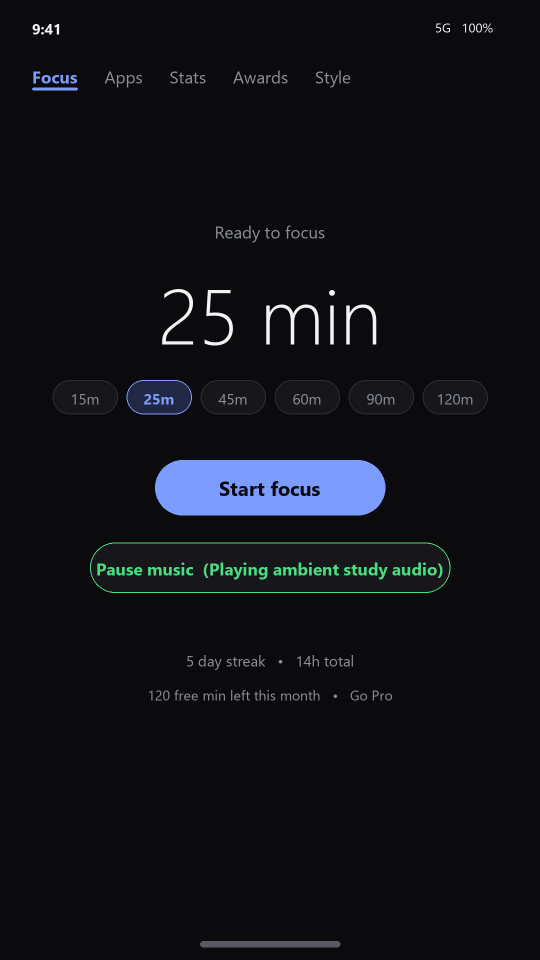
#> input picture docs/store/screenshot-1-focus.png, 1080 x 1920 px, given in place of focuslock_icon_v2_1794240689876.jpg, which was not available (shown at 1/2 size)
$ python make_store_images.py
#> lines starting #> are read from the running program, lines starting #| are printed output that depends on the picture
from PIL import Image
import os

src = r"C:\Users\HP\.gemini\antigravity\brain\ddb59aeb-6c71-4ea6-b530-856e48c69e88"
out = r"E:\Dev\focuslock\docs\store"
os.makedirs(out, exist_ok=True)

# Icon: Play requires exactly 512x512, 32-bit PNG. Crop to a square first, then resize.
icon = Image.open(os.path.join(src, "focuslock_icon_v2_1794240689876.jpg")).convert("RGB")
#> icon is the input picture: PIL image 1080x1920 RGB; mean R, G, B 16.2, 17.7, 21.8
w, h = icon.size
#> w = 1080; h = 1920
s = min(w, h)
#> s = 1080
icon = icon.crop(((w - s) // 2, (h - s) // 2, (w - s) // 2 + s, (h - s) // 2 + s)).resize((512, 512), Image.LANCZOS)
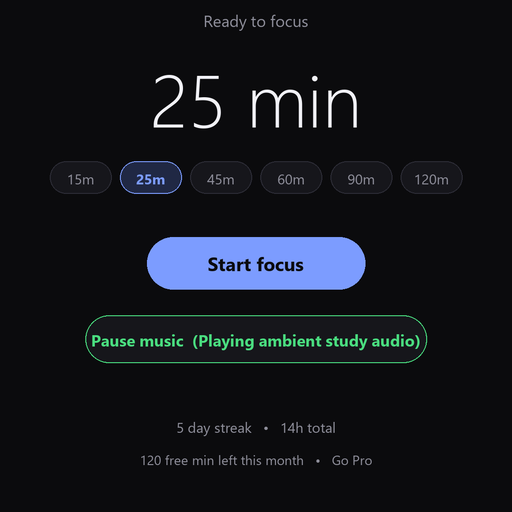
#> icon: PIL image 512x512 RGB; mean R, G, B 19.4, 22, 27.6
icon.convert("RGBA").save(os.path.join(out, "icon-512.png"))

# Feature graphic: exactly 1024x500. Crop to the 1024:500 aspect, then resize.
fg = Image.open(os.path.join(src, "focuslock_feature_graphic_1794240708968.jpg")).convert("RGB")
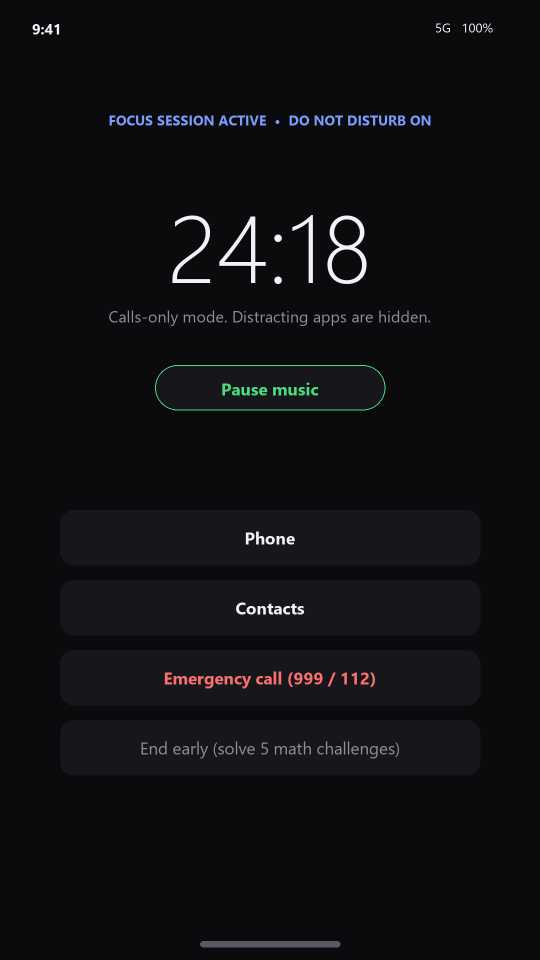
#> input picture docs/store/screenshot-2-session.png, 1080 x 1920 px, given in place of focuslock_feature_graphic_1794240708968.jpg, which was not available (shown at 1/2 size)
#> fg is the input picture: PIL image 1080x1920 RGB; mean R, G, B 16, 16.1, 18.9
w, h = fg.size
target = 1024 / 500
if w / h > target:
    nw = int(h * target)
    box = ((w - nw) // 2, 0, (w - nw) // 2 + nw, h)
else:
    nh = int(w / target)
#> nh = 527
    box = (0, (h - nh) // 2, w, (h - nh) // 2 + nh)
#> box = (0, 696, 1080, 1223)
fg = fg.crop(box).resize((1024, 500), Image.LANCZOS)
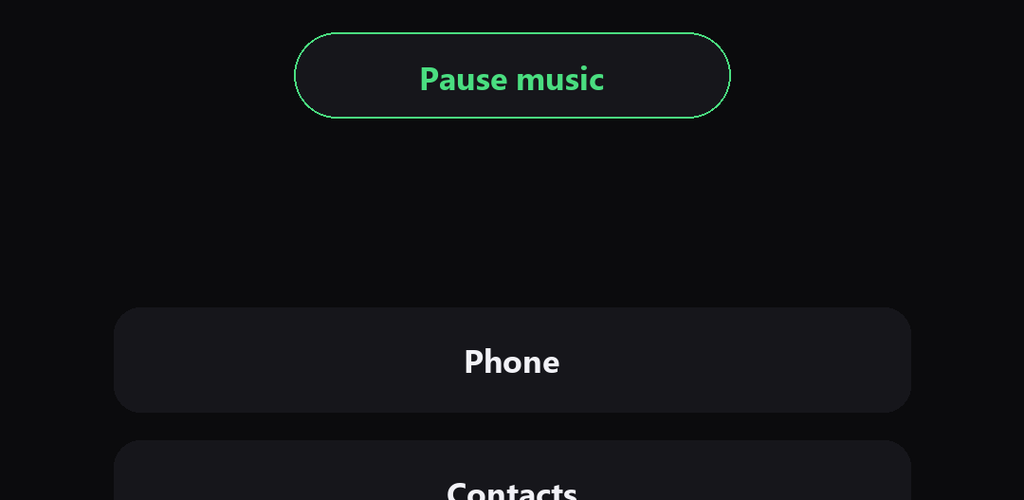
#> fg: PIL image 1024x500 RGB; mean R, G, B 15.7, 16.7, 19
fg.save(os.path.join(out, "feature-graphic-1024x500.png"))

for f in ("icon-512.png", "feature-graphic-1024x500.png"):
    im = Image.open(os.path.join(out, f))
    print(f, im.size, im.mode)
#| icon-512.png (512, 512) RGBA
